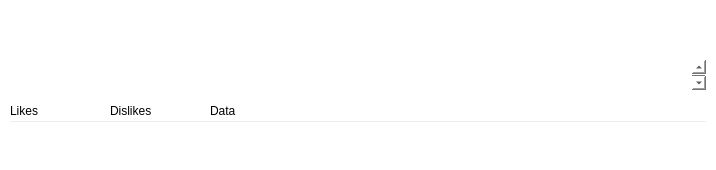
<?xml version="1.0" encoding="UTF-8"?>
<ui version="4.0">
 <class>form_Comment</class>
 <widget class="QWidget" name="form_Comment">
  <property name="geometry">
   <rect>
    <x>0</x>
    <y>0</y>
    <width>716</width>
    <height>170</height>
   </rect>
  </property>
  <property name="minimumSize">
   <size>
    <width>390</width>
    <height>0</height>
   </size>
  </property>
  <property name="maximumSize">
   <size>
    <width>16777215</width>
    <height>16777215</height>
   </size>
  </property>
  <property name="windowTitle">
   <string>Form</string>
  </property>
  <property name="styleSheet">
   <string notr="true">QFrame , QWidget{
	border: 0;
	background-color: white;
}

QWidget#widget_CommentImage {
	border-radius: 10px;
}

QFrame#frame_Main {
	border-radius: 20px;
	border: 0px solid rgb(235, 237, 239);
}

QFrame#frame_UserContainer {
	border-radius: 20px;
}

QFrame#frame_CommentReactions {
	border-bottom: 1px solid rgb(235, 237, 239);
}

QTextEdit#label_PostData {
	border-bottom: 1px solid rgb(235, 237, 239);
}

QPushButton {
	padding: 0 5px 0 5px;
	color: black;
	margin: 0;
	border-radius: 15px;
	background-color:  white;
}

QPushButton:hover {
	background-color:  rgb(235, 237, 239);
}

QPushButton:pressed {
	background-color: rgb(184,191,195);
}

QPushButton#button_More {
	border-radius: 15px;
}

QPushButton#button_More::pressed {
	background-color:  rgb(235, 237, 239);
}




QComboBox {
	border: 0;
	border-radius: 15px;	
}

QComboBox::hover {
	background-color: rgb(235, 237, 239);
}

QComboBox::pressed {
	background-color:  rgb(184,191,195);
}

QComboBox::drop-down {
	border-radius: 15px;
	width: 100px;
}

QComboBox::down-arrow {
	border-radius: 15px;
	width: 30px;
	height: 30px;
}

QComboBox:on {
	border-radius: 15px;
	width: 100px;
} 

QComboBox QAbstractItemView {
	border-radius: 15px;
	color: red;
	width: 100px;
}



QComboBox QListView:item {

	color: black;
}

QComboBox QAbstractItemView::item:hover {
	color: black;
	background-color: rgb(235, 237, 239);
}

QComboBox QAbstractItemView::item:pressed {
	color: black;
	background-color:  rgb(184,191,195);
}

QComboBox QAbstractItemView::item:pselected {
	color: black;
	background-color:  rgb(184,191,195);
}


</string>
  </property>
  <layout class="QVBoxLayout" name="verticalLayout_3">
   <property name="spacing">
    <number>0</number>
   </property>
   <property name="leftMargin">
    <number>0</number>
   </property>
   <property name="topMargin">
    <number>0</number>
   </property>
   <property name="rightMargin">
    <number>0</number>
   </property>
   <property name="bottomMargin">
    <number>0</number>
   </property>
   <item>
    <widget class="QFrame" name="frame_Main">
     <property name="styleSheet">
      <string notr="true"/>
     </property>
     <property name="frameShape">
      <enum>QFrame::StyledPanel</enum>
     </property>
     <property name="frameShadow">
      <enum>QFrame::Raised</enum>
     </property>
     <layout class="QVBoxLayout" name="verticalLayout">
      <property name="spacing">
       <number>10</number>
      </property>
      <property name="leftMargin">
       <number>10</number>
      </property>
      <property name="topMargin">
       <number>10</number>
      </property>
      <property name="rightMargin">
       <number>10</number>
      </property>
      <property name="bottomMargin">
       <number>10</number>
      </property>
      <item>
       <widget class="QFrame" name="frame_CommentAuthor">
        <property name="minimumSize">
         <size>
          <width>0</width>
          <height>40</height>
         </size>
        </property>
        <property name="maximumSize">
         <size>
          <width>16777215</width>
          <height>40</height>
         </size>
        </property>
        <property name="styleSheet">
         <string notr="true"/>
        </property>
        <property name="frameShape">
         <enum>QFrame::StyledPanel</enum>
        </property>
        <property name="frameShadow">
         <enum>QFrame::Raised</enum>
        </property>
        <layout class="QHBoxLayout" name="horizontalLayout">
         <property name="spacing">
          <number>10</number>
         </property>
         <property name="leftMargin">
          <number>0</number>
         </property>
         <property name="topMargin">
          <number>0</number>
         </property>
         <property name="rightMargin">
          <number>0</number>
         </property>
         <property name="bottomMargin">
          <number>0</number>
         </property>
         <item>
          <widget class="QFrame" name="frame_UserContainer">
           <property name="minimumSize">
            <size>
             <width>180</width>
             <height>40</height>
            </size>
           </property>
           <property name="maximumSize">
            <size>
             <width>180</width>
             <height>40</height>
            </size>
           </property>
           <property name="frameShape">
            <enum>QFrame::StyledPanel</enum>
           </property>
           <property name="frameShadow">
            <enum>QFrame::Raised</enum>
           </property>
           <layout class="QHBoxLayout" name="layout_userName">
            <property name="spacing">
             <number>5</number>
            </property>
            <property name="leftMargin">
             <number>0</number>
            </property>
            <property name="topMargin">
             <number>0</number>
            </property>
            <property name="rightMargin">
             <number>0</number>
            </property>
            <property name="bottomMargin">
             <number>0</number>
            </property>
            <item>
             <widget class="QTextBrowser" name="textBrowser_UserName">
              <property name="minimumSize">
               <size>
                <width>0</width>
                <height>40</height>
               </size>
              </property>
              <property name="maximumSize">
               <size>
                <width>16777215</width>
                <height>40</height>
               </size>
              </property>
              <property name="verticalScrollBarPolicy">
               <enum>Qt::ScrollBarAlwaysOff</enum>
              </property>
              <property name="horizontalScrollBarPolicy">
               <enum>Qt::ScrollBarAlwaysOff</enum>
              </property>
             </widget>
            </item>
           </layout>
          </widget>
         </item>
         <item>
          <spacer name="horizontalSpacer">
           <property name="orientation">
            <enum>Qt::Horizontal</enum>
           </property>
           <property name="sizeHint" stdset="0">
            <size>
             <width>636</width>
             <height>20</height>
            </size>
           </property>
          </spacer>
         </item>
         <item>
          <widget class="QPushButton" name="button_More">
           <property name="minimumSize">
            <size>
             <width>30</width>
             <height>30</height>
            </size>
           </property>
           <property name="maximumSize">
            <size>
             <width>30</width>
             <height>30</height>
            </size>
           </property>
           <property name="text">
            <string/>
           </property>
           <property name="checkable">
            <bool>false</bool>
           </property>
          </widget>
         </item>
        </layout>
       </widget>
      </item>
      <item>
       <widget class="QTextBrowser" name="textBrowser_CommentText">
        <property name="minimumSize">
         <size>
          <width>0</width>
          <height>20</height>
         </size>
        </property>
        <property name="maximumSize">
         <size>
          <width>16777215</width>
          <height>100</height>
         </size>
        </property>
        <property name="html">
         <string>&lt;!DOCTYPE HTML PUBLIC &quot;-//W3C//DTD HTML 4.0//EN&quot; &quot;http://www.w3.org/TR/REC-html40/strict.dtd&quot;&gt;
&lt;html&gt;&lt;head&gt;&lt;meta name=&quot;qrichtext&quot; content=&quot;1&quot; /&gt;&lt;style type=&quot;text/css&quot;&gt;
p, li { white-space: pre-wrap; }
&lt;/style&gt;&lt;/head&gt;&lt;body style=&quot; font-family:'.AppleSystemUIFont'; font-size:13pt; font-weight:400; font-style:normal;&quot;&gt;
&lt;p style=&quot;-qt-paragraph-type:empty; margin-top:0px; margin-bottom:0px; margin-left:0px; margin-right:0px; -qt-block-indent:0; text-indent:0px;&quot;&gt;&lt;br /&gt;&lt;/p&gt;
&lt;p style=&quot;-qt-paragraph-type:empty; margin-top:0px; margin-bottom:0px; margin-left:0px; margin-right:0px; -qt-block-indent:0; text-indent:0px;&quot;&gt;&lt;br /&gt;&lt;/p&gt;&lt;/body&gt;&lt;/html&gt;</string>
        </property>
        <property name="openExternalLinks">
         <bool>true</bool>
        </property>
       </widget>
      </item>
      <item>
       <widget class="QFrame" name="frame_CommentReactions">
        <property name="minimumSize">
         <size>
          <width>0</width>
          <height>20</height>
         </size>
        </property>
        <property name="maximumSize">
         <size>
          <width>16777215</width>
          <height>15</height>
         </size>
        </property>
        <property name="frameShape">
         <enum>QFrame::StyledPanel</enum>
        </property>
        <property name="frameShadow">
         <enum>QFrame::Raised</enum>
        </property>
        <layout class="QHBoxLayout" name="horizontalLayout_3">
         <property name="spacing">
          <number>0</number>
         </property>
         <property name="leftMargin">
          <number>0</number>
         </property>
         <property name="topMargin">
          <number>0</number>
         </property>
         <property name="rightMargin">
          <number>0</number>
         </property>
         <property name="bottomMargin">
          <number>0</number>
         </property>
         <item>
          <widget class="QLabel" name="label_Likes">
           <property name="minimumSize">
            <size>
             <width>100</width>
             <height>15</height>
            </size>
           </property>
           <property name="maximumSize">
            <size>
             <width>16777215</width>
             <height>15</height>
            </size>
           </property>
           <property name="text">
            <string>Likes</string>
           </property>
           <property name="textFormat">
            <enum>Qt::RichText</enum>
           </property>
           <property name="alignment">
            <set>Qt::AlignLeading|Qt::AlignLeft|Qt::AlignVCenter</set>
           </property>
           <property name="textInteractionFlags">
            <set>Qt::LinksAccessibleByMouse|Qt::TextSelectableByMouse</set>
           </property>
          </widget>
         </item>
         <item>
          <widget class="QLabel" name="label_Dislikes">
           <property name="minimumSize">
            <size>
             <width>100</width>
             <height>15</height>
            </size>
           </property>
           <property name="maximumSize">
            <size>
             <width>16777215</width>
             <height>15</height>
            </size>
           </property>
           <property name="styleSheet">
            <string notr="true"/>
           </property>
           <property name="text">
            <string>Dislikes</string>
           </property>
           <property name="textFormat">
            <enum>Qt::RichText</enum>
           </property>
           <property name="alignment">
            <set>Qt::AlignLeading|Qt::AlignLeft|Qt::AlignVCenter</set>
           </property>
           <property name="textInteractionFlags">
            <set>Qt::LinksAccessibleByMouse|Qt::TextSelectableByMouse</set>
           </property>
          </widget>
         </item>
         <item>
          <widget class="QLabel" name="label_CommentData">
           <property name="minimumSize">
            <size>
             <width>200</width>
             <height>0</height>
            </size>
           </property>
           <property name="maximumSize">
            <size>
             <width>200</width>
             <height>16777215</height>
            </size>
           </property>
           <property name="text">
            <string>Data</string>
           </property>
           <property name="textFormat">
            <enum>Qt::RichText</enum>
           </property>
          </widget>
         </item>
         <item>
          <spacer name="horizontalSpacer_3">
           <property name="orientation">
            <enum>Qt::Horizontal</enum>
           </property>
           <property name="sizeHint" stdset="0">
            <size>
             <width>477</width>
             <height>20</height>
            </size>
           </property>
          </spacer>
         </item>
        </layout>
       </widget>
      </item>
      <item>
       <widget class="QFrame" name="frame_CommentInfo">
        <property name="minimumSize">
         <size>
          <width>0</width>
          <height>30</height>
         </size>
        </property>
        <property name="maximumSize">
         <size>
          <width>16777215</width>
          <height>30</height>
         </size>
        </property>
        <property name="styleSheet">
         <string notr="true"/>
        </property>
        <property name="frameShape">
         <enum>QFrame::StyledPanel</enum>
        </property>
        <property name="frameShadow">
         <enum>QFrame::Raised</enum>
        </property>
        <layout class="QHBoxLayout" name="horizontalLayout_2">
         <property name="spacing">
          <number>10</number>
         </property>
         <property name="leftMargin">
          <number>0</number>
         </property>
         <property name="topMargin">
          <number>0</number>
         </property>
         <property name="rightMargin">
          <number>0</number>
         </property>
         <property name="bottomMargin">
          <number>0</number>
         </property>
         <item>
          <widget class="QPushButton" name="button_CommentLike">
           <property name="minimumSize">
            <size>
             <width>30</width>
             <height>30</height>
            </size>
           </property>
           <property name="maximumSize">
            <size>
             <width>30</width>
             <height>30</height>
            </size>
           </property>
           <property name="text">
            <string/>
           </property>
           <property name="checkable">
            <bool>true</bool>
           </property>
          </widget>
         </item>
         <item>
          <widget class="QPushButton" name="button_CommentDislike">
           <property name="minimumSize">
            <size>
             <width>30</width>
             <height>30</height>
            </size>
           </property>
           <property name="maximumSize">
            <size>
             <width>30</width>
             <height>30</height>
            </size>
           </property>
           <property name="text">
            <string/>
           </property>
           <property name="checkable">
            <bool>true</bool>
           </property>
          </widget>
         </item>
         <item>
          <spacer name="horizontalSpacer_2">
           <property name="orientation">
            <enum>Qt::Horizontal</enum>
           </property>
           <property name="sizeHint" stdset="0">
            <size>
             <width>628</width>
             <height>20</height>
            </size>
           </property>
          </spacer>
         </item>
        </layout>
       </widget>
      </item>
     </layout>
    </widget>
   </item>
  </layout>
 </widget>
 <resources/>
 <connections/>
</ui>
